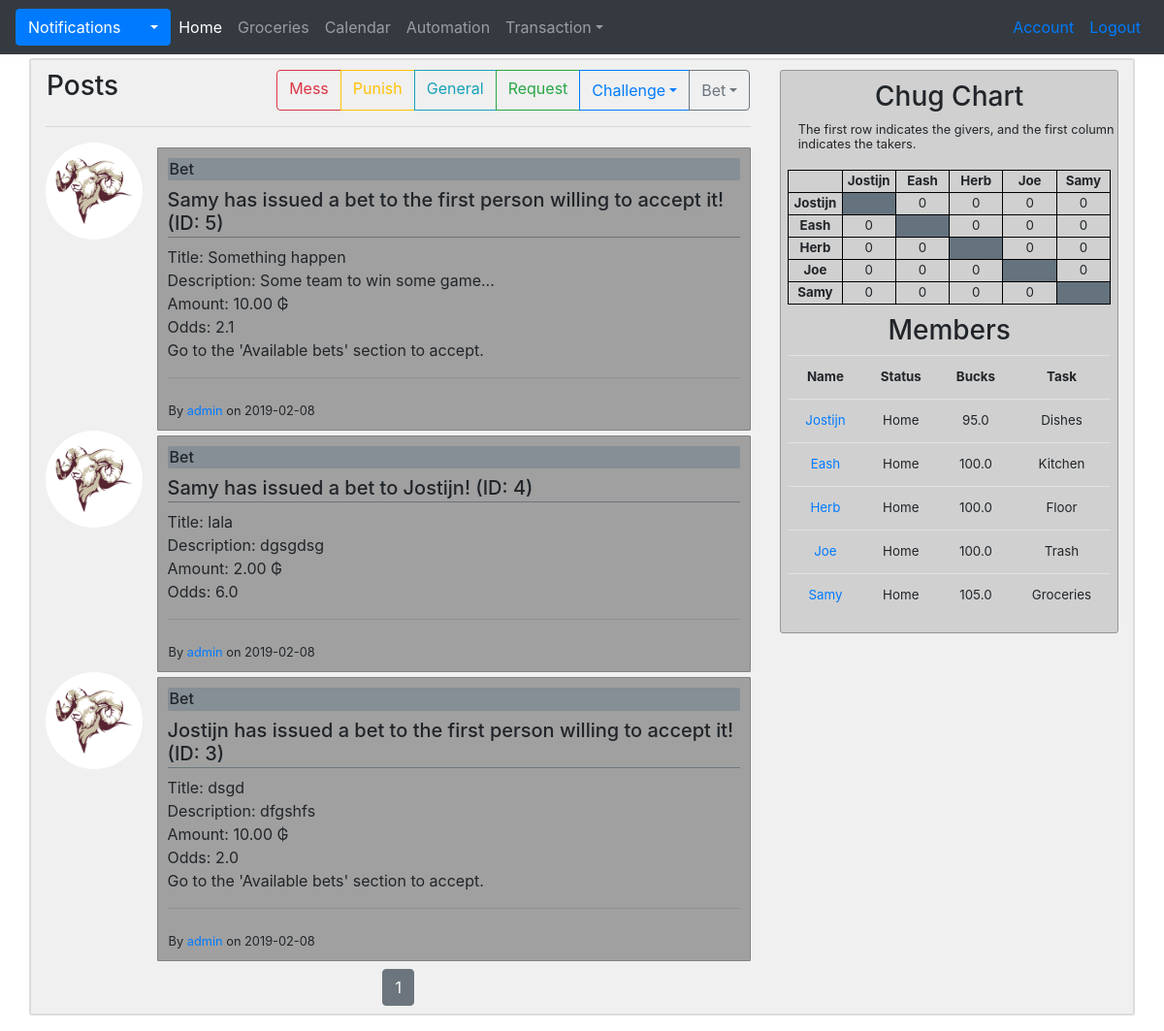
Screenshot of /home (signed in) with the database file from the repository.
### G_app/models.py (models this page shows, shortened)
class Post(db.Model):
    id = db.Column(db.Integer, primary_key = True)
    title = db.Column(db.String(100), nullable=False, default='')
    date_posted = db.Column(db.DateTime, nullable=False, default=datetime.utcnow)
    content = db.Column(db.Text, nullable=False)
    type = db.Column(db.String(50), nullable=False, default='General')
    rating = db.Column(db.Float)
    can_vote = db.Column(db.Boolean, nullable=False, default=False)
    voted = db.Column(db.String(150))
    image = db.Column(db.String(150))
    id_user = db.Column(db.Integer, db.ForeignKey('user.id'), nullable=False)
    id_target = db.Column(db.Integer, db.ForeignKey('user.id'))
    comments = db.relationship('Comment', backref='original_post', lazy=True)

class User(db.Model, UserMixin):
    id = db.Column(db.Integer, primary_key = True)
    username = db.Column(db.String(20), unique=True, nullable=False)
    name = db.Column(db.String, nullable=False)
    email = db.Column(db.String(120), unique=True, nullable=False)
    image = db.Column(db.String(20), nullable=False, default='default.jpg')
    password = db.Column(db.String(60), nullable=False)
    status = db.Column(db.String, nullable=False)
    bucks = db.Column(db.Float, nullable=False)
    task = db.Column(db.String, nullable=False)
    done_weekly_vote = db.Column(db.Boolean, nullable=False, default=False)
    posts = db.relationship('Post', backref='author', lazy=True, foreign_keys='Post.id_user')
    posts_targeted = db.relationship('Post', backref='target', lazy=True, foreign_keys='Post.id_target')
    chugs_give = db.relationship('Chug', backref='giver', lazy=True, foreign_keys='Chug.id_giver')
    chugs_take = db.relationship('Chug', backref='taker', lazy=True, foreign_keys='Chug.id_taker')
    notifications = db.relationship('Notification', backref='target', lazy=True)
    payments_made = db.relationship('Transaction', backref='payer', lazy=True, foreign_keys='Transaction.id_payer')
    payments_received = db.relationship('Transaction', backref='payee', lazy=True, foreign_keys='Transaction.id_payee')
    challenges_made =  db.relationship('Challenge', backref='challenger', lazy=True, foreign_keys='Challenge.id_challenger')
    challenges_received =  db.relationship('Challenge', backref='challengee', lazy=True, foreign_keys='Challenge.id_challengee')
    bets_made =  db.relationship('Bet', backref='bookmaker', lazy=True, foreign_keys='Bet.id_bookmaker')
    bets_taken =  db.relationship('Bet', backref='bettaker', lazy=True, foreign_keys='Bet.id_bettaker')
    comments = db.relationship('Comment', backref='commenter', lazy=True)
    votes_made = db.relationship('Vote', backref='voter', lazy=True, foreign_keys='Vote.id_voter')
    votes_received = db.relationship('Vote', backref='candidate', lazy=True, foreign_keys='Vote.id_candidate')
    weekly_votes = db.relationship('WeeklyVote', backref='subject', lazy=True, foreign_keys='WeeklyVote.id_subject')
    def new_notifications(self):
        return Notification.query.filter_by(user_id=self.id, seen=False).all()

### G_app/main/routes.py (the view)
@main.route("/")
@main.route("/home", methods=['GET', 'POST'])
def home():
    voters = voter_dict()
    update_voteable_posts(voters)
    page = request.args.get('page', 1, type=int)
    posts = Post.query.order_by(Post.date_posted.desc()).paginate(page=page, per_page=10)
    return render_template('home.html', posts=posts, voters=voters)

### G_app/main/routes.py (called while the page is built)
@main.context_processor
def context_processor():
    chug = chug_matrix()
    members=member_ls()
    return dict(chug=chug, members=members)

### G_app/main/utils.py (called while the page is built, shortened)
def member_ls():
    members = User.query.all()
    members.pop(5)
    return members

def chug_matrix():
    matrix = [
        [None, 0, 0, 0, 0],
        [0, None, 0, 0, 0],
        [0, 0, None, 0, 0],
        [0, 0, 0, None, 0],
        [0, 0, 0, 0, None]
    ]
    chugs_to_be_taken = Chug.query.filter_by(taken=False).all()
    for chug in chugs_to_be_taken:
        matrix[chug.id_taker - 1][chug.id_giver - 1] += 1
    return matrix

def voter_dict():
    posts = Post.query.filter_by(can_vote=True)
    voted = dict()
    for post in posts:
        if post.voted:
            voters = post.voted.split('\n')
        else:
            voters = []
        voted[post.id] = voters
    return voted

def update_voteable_posts(voters):
    voteable_posts = Post.query.filter_by(can_vote=True).all()
    usernames = []
    users = User.query.all()
    for user in users:
        if user.username != 'admin':
            usernames.append(user.username)

### G_app/models.py (called while the page is built)
@login_manager.user_loader
def load_user(user_id):
    return User.query.get(int(user_id))

### G_app/templates/home.html (shortened to what this page needs)
{% extends "layout.html" %}
  {% block home_active %}
    "nav-item active"
  {% endblock %}
  {% block content %}
    {% if current_user.is_authenticated %}
      <div class="row" style="margin-top:10px">
        <h3 class="ml-3">Posts</h3>
        <div class="btn-group ml-auto mr-3">
          <a role="button" href="{{ url_for('posts.new_post', post_type='Mess') }}" class="btn btn-outline-danger">Mess</a>
          <a role="button" href="{{ url_for('posts.new_post', post_type='Punish') }}" class="btn btn-outline-warning">Punish</a>
          <a role="button" href="{{ url_for('posts.new_post', post_type='General') }}" class="btn btn-outline-info">General</a>
          <a role="button" href="{{ url_for('posts.new_post', post_type='Request') }}" class="btn btn-outline-success">Request</a>
          <div class="btn-group">
            <button type="button" class="btn btn-outline-primary dropdown-toggle" data-toggle="dropdown">Challenge</button>
          </div>
          <div class="btn-group">
            <button type="button" class="btn btn-outline-secondary dropdown-toggle" data-toggle="dropdown">Bet</button>
          </div>
        </div>
      </div>
      <hr>
      {% for post in posts.items %}
        <div class="media" id="{{ 'post' + post.id|string }}">
          <img class="rounded-circle account-img" src="{{ url_for('static', filename='profile_pics/' + post.author.image) }}" alt="user_image">
          <div class="media-body">
            <div class="post-section">
              <h6 id="{{ post.type }}">{{ post.type }}</h6>
              {% if post.author == current_user %}
                <a href="{{ url_for('posts.edit_post', post_id = post.id) }}">
                  <h5 class="border-bottom border-secondary" style="padding-bottom:2px">{{ post.title }}{{ " -- Target: " + post.target.username if post.target }}</h5>
                </a>
              {% else %}
                <h5 class="border-bottom border-secondary" style="padding-bottom:2px">{{ post.title }}{{ " -- Target: " + post.target.username if post.target }}</h5>
              {% endif %}
              <p>
              {% for line in post.content.splitlines() %}
                {{ line }}<br>
              {% endfor %}
              </p>
              <hr>
              <div class="row">
                <small class="ml-3 pt-2">By <a href="{{ url_for('users.profile', username=post.author.username) }}">{{ post.author.username }}</a> on {{ post.date_posted.date() }}</small>
              </div>
            </div>
          </div>
        </div>
      {% endfor %}
      <div class="row mt-2 mb-2">
        <div class="col-12" align="center">
          {% for page_num in posts.iter_pages(left_edge=1, right_edge=1, left_current=1, right_current=2) %}
            {% if page_num %}
              {% if posts.page == page_num %}
                <a class="btn btn-secondary ml-1 mr-1" href="{{ url_for('main.home', page=page_num) }}">{{ page_num }}</a>
              {% else %}
                <a class="btn btn-outline-secondary ml-1 mr-1" href="{{ url_for('main.home', page=page_num) }}">{{ page_num }}</a>
              {% endif %}
            {% else %}
              ...
            {% endif %}
          {% endfor %}
        </div>
      </div>
    {% else %}
      <h4 style='margin-top:10px'>Uh oh, It looks like somebody is not logged in...</h4>
      <hr>
      <small>If you have an account, please log in to gain full access to this wonderful site. If you are not a member, then that is unfortunate, for you will not be able to gain access!</small>
    {% endif %}
  {% endblock %}

### G_app/templates/layout.html (shortened to what this page needs)
<!DOCTYPE html>
<html>
  <head>
    <link rel="stylesheet" href="https://stackpath.bootstrapcdn.com/bootstrap/4.2.1/css/bootstrap.min.css">
    <link rel='stylesheet' href='https://use.fontawesome.com/releases/v5.7.0/css/all.css'>
    <link rel="stylesheet" type="text/css" href="{{ url_for('static', filename='main.css') }}">
  </head>
  <body style="background-image: url('{{ url_for('static', filename='images/our_goat.jpg') }}')">
    <div class="container d-none d-sm-block">
      <nav class="navbar bg-dark navbar-expand navbar-dark fixed-top">
        {% if current_user.is_authenticated %}
          {% set new_notifications = current_user.new_notifications()|length %}
          <div class="dropdown">
            <button class="btn btn-primary dropdown-toggle" id="notification-toggle" onclick="update_notification_list('{{ url_for('main.your_notifications', user_id=current_user.id) }}')" type="button" data-toggle="dropdown">Notifications
            </button>
          </div>
            {% set new_notifications = current_user.new_notifications()|length %}
          <ul class="navbar-nav mr-auto">
            <li class={% block home_active %}{% endblock %}><a class="nav-link" href="{{ url_for('main.home') }}">Home</a></li>
            <li class={% block groceries_active %}{% endblock %}><a class="nav-link" href="{{ url_for('main.groceries') }}">Groceries</a></li>
            <li class={% block calendar_active %}{% endblock %}><a class="nav-link" href=#>Calendar</a></li>
            <li class={% block automation_active %}{% endblock %}><a class="nav-link" href=#>Automation</a></li>
            <li class="nav-item dropdown">
              <a class="nav-link dropdown-toggle" href="#" id="navbardrop" data-toggle="dropdown">Transaction</a>
            </li>
          </ul>
        {% endif %}
        <ul class="navbar-nav ml-auto">
          {% if current_user.is_authenticated %}
            <li class="nav-item"><a class="nav-link text-primary" href="{{ url_for('users.account') }}">Account</a></li>
            <li class="nav-item"><a class="nav-link text-primary" href="{{ url_for('users.logout') }}">Logout</a></li>
          {% else %}
            <li class="nav-item"><a class="nav-link text-primary" href="{{ url_for('users.login') }}">Login</a></li>
          {% endif %}
        </ul>
      </nav>
    </div>
    <div class="container d-none d-sm-block mb-3" id="main" style="margin-top:60px">
      <div class="row">
        <div class="col-lg-8">
            {% block content %}
            {% endblock %}
          </div>
        <div class="col-lg-4">
          {% if current_user.is_authenticated %}
            <div class="sidebar">
              <h3 style="margin-top:10px">Chug Chart</h3>
              <div class="sidebar-info">
                <small>The first row indicates the givers, and the first column indicates the takers.</small>
              </div>
              <table id="chug">
                <tr>
                  <th id="chug"></th>
                  {% for member in members %}
                    <th id="chug">{{ member.username }}</th>
                  {% endfor %}
                </tr>
                {% for row in range(5) %}
                  <tr>
                    <th id="chug">{{members[row].username}}</th>
                    {% for col in range(5) %}
                      {% if chug[row][col] != None %}
                        <td id="chug">{{ chug[row][col] }}</td>
                      {% else %}
                        <td id="chug" bgcolor="#65737e"></td>
                      {% endif %}
                    {% endfor %}
                  </tr>
                {% endfor %}
              </table>
              <h3 style="margin-top:10px">Members</h3>
              <table class="table" id="members">
                <tr>
                  <th>Name</th>
                  <th>Status</th>
                  <th>Bucks</th>
                  <th>Task</th>
                </tr>
                {% for member in members %}
                  <tr>
                    <td><a href="{{ url_for('users.profile', username=member.username) }}">{{ member.username }}</a></td>
                    <td>{{ member.status }}</td>
                    <td>{{ member.bucks }}</td>
                    <td>{{ member.task }}</td>
                  </tr>
                {% endfor %}
              </table>
            </div>
          {% endif %}
        </div>
      </div>
    </div>
  </body>
</html>

### G_app/static/main.css (style rules this page uses)
body { background-size: cover; }
.container#main { background-color: rgba(230, 230, 230, 0.6); border: 2px solid rgb(220, 220, 220); border-radius: 3px; width: 100%; }
h6#Bet { background-color: #868e96; padding: 2px; border-radius: 2px; }
.post-section { margin-top: 5px; background-color: rgb(160, 160, 160); border: 0.5px solid rgb(130, 130, 130); border-radius: 1px; padding: 10px; }
.account-img { height: 100px; width: 100px; margin-right: 2%; }
.sidebar { text-align: center; background-color: rgba(200, 200, 200, 0.8); border: 0.5px solid rgb(150, 150, 150); border-radius: 3px; margin-top: 3%; margin-bottom: 3%; }
.sidebar-info { line-height: 0.95; text-align: left; margin-left: 5%; }
table#members { width: 96%; margin-left: 2%; margin-right: 2%; font-size: 10pt; }
table#chug { ; width: 96%; margin-left: 2%; margin-right: 2%; table-layout: fixed; font-size: 10pt; margin-top: 20px; }
table#chug, th#chug, td#chug { border: 1px solid black; }

### rows the page displays
Post: image (placeholder picture), type "Bet", title "Samy has issued a bet to the first person willing to accept it! (ID: 5)", splitlines "Title: Something happen" "Description: Some team to win some game..." "Amount: 10.00 ₲" "Odds: 2.1" "Go to the 'Available bets' section to accept.", author.username "admin", date_posted "2019-02-08"
Post: image (placeholder picture), type "Bet", title "Samy has issued a bet to Jostijn! (ID: 4)", splitlines "Title: lala" "Description: dgsgdsg" "Amount: 2.00 ₲" "Odds: 6.0", author.username "admin", date_posted "2019-02-08"
Post: image (placeholder picture), type "Bet", title "Jostijn has issued a bet to the first person willing to accept it! (ID: 3)", splitlines "Title: dsgd" "Description: dfgshfs" "Amount: 10.00 ₲" "Odds: 2.0" "Go to the 'Available bets' section to accept.", author.username "admin", date_posted "2019-02-08"
User: username "Jostijn", username "Jostijn", status "Home", bucks "95.0", task "Dishes"
User: username "Eash", username "Eash", status "Home", bucks "100.0", task "Kitchen"
User: username "Herb", username "Herb", status "Home", bucks "100.0", task "Floor"
User: username "Joe", username "Joe", status "Home", bucks "100.0", task "Trash"
User: username "Samy", username "Samy", status "Home", bucks "105.0", task "Groceries"

### other values shown
{{ page_num }} "1"
{{ chug[row][col] }} "0" "0" "0" "0" "0" "0" "0" "0" "0" "0" "0" "0" "0" "0" "0" "0" "0" "0" "0" "0"
